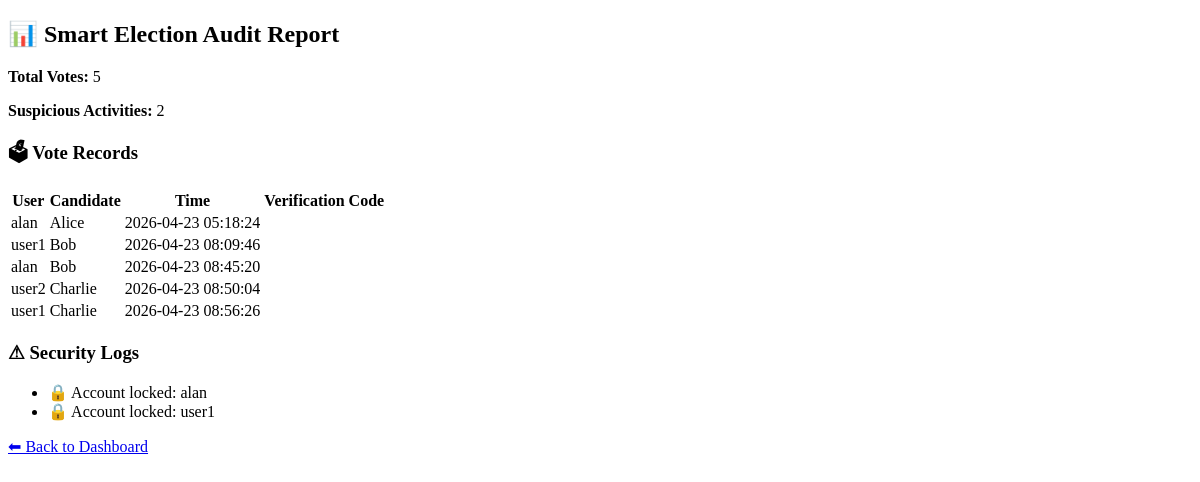
The page /audit on the database as committed earlier.
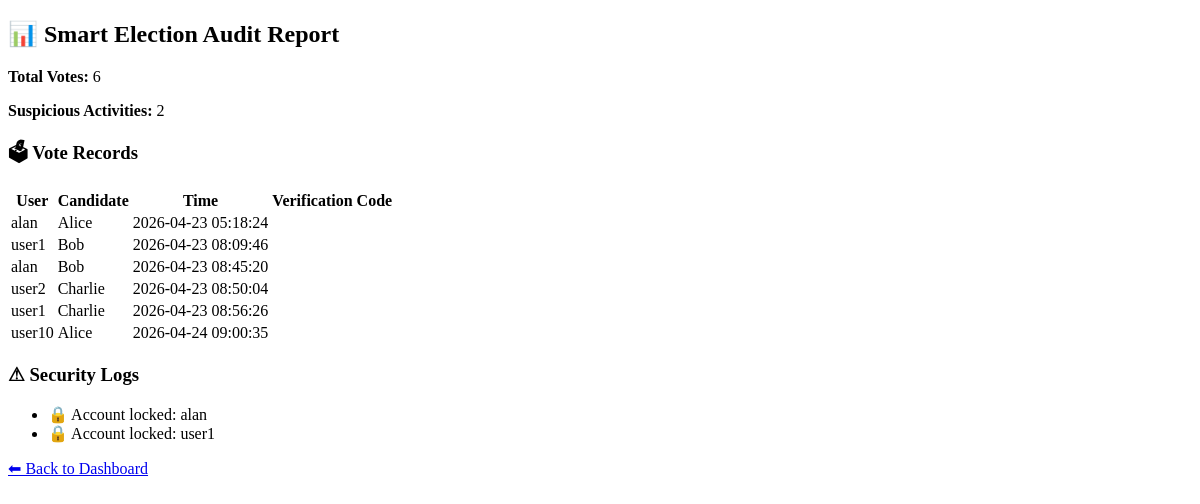
The same page on the database as committed later.
### tables this page shows
CREATE TABLE votes
                 (user TEXT, candidate TEXT, time REAL,
                  prev_hash TEXT, hash TEXT, code TEXT);

CREATE TABLE logs
                 (message TEXT);

### app.py (the view)
@app.route('/audit')
def audit():
    conn = sqlite3.connect('database.db')
    c = conn.cursor()
    c.execute("SELECT * FROM votes")
    raw_votes = c.fetchall()
    c.execute("SELECT * FROM logs")
    logs = c.fetchall()
    conn.close()
    votes = []
    for v in raw_votes:
        readable_time = time.strftime('%Y-%m-%d %H:%M:%S', time.localtime(v[2]))
        votes.append((v[0], v[1], readable_time, v[5]))
    return render_template('audit.html',
                           votes=votes,
                           logs=logs,
                           total=len(votes))

### templates/audit.html
<!DOCTYPE html>
<html>
<head>
    <link rel="stylesheet" href="{{ url_for('static', filename='style.css') }}">
</head>
<body>
<h2>📊 Smart Election Audit Report</h2>
<div class="card">
    <p><b>Total Votes:</b> {{total}}</p>
    <p><b>Suspicious Activities:</b> {{logs|length}}</p>
</div>
<div class="card">
    <h3>🗳 Vote Records</h3>
    <table>
        <tr>
            <th>User</th>
            <th>Candidate</th>
            <th>Time</th>
            <th>Verification Code</th>
        </tr>
        {% for v in votes %}
        <tr>
            <td>{{v[0]}}</td>
            <td>{{v[1]}}</td>
            <td>{{v[2]}}</td>
            <td>{{v[5]}}</td>
        </tr>
        {% endfor %}
    </table>
</div>
<div class="card">
    <h3>⚠ Security Logs</h3>
    <ul>
        {% for l in logs %}
        <li>{{l[0]}}</li>
        {% endfor %}
    </ul>
</div>
<a href="/admin">⬅ Back to Dashboard</a>
</body>
</html>

Rows that differ between the two databases and show on the page:
added votes: user "user10", candidate "Alice", v "2026-04-24 09:00:35"
Other text that changed with them:
{{ total }}: "5" → "6"
